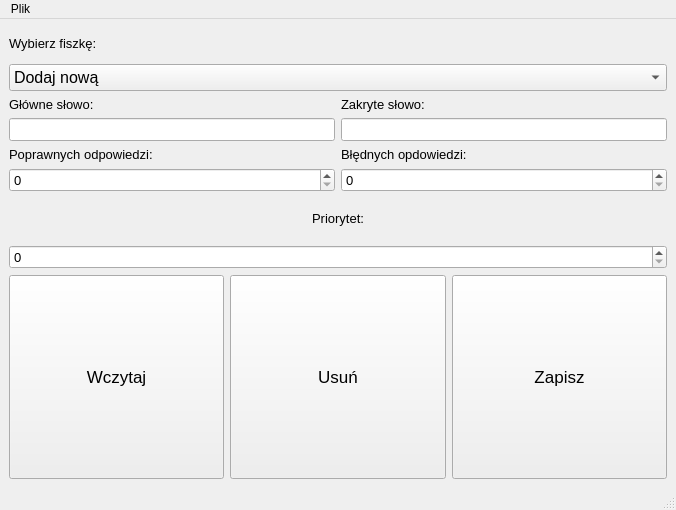
<?xml version="1.0" encoding="UTF-8"?>
<ui version="4.0">
 <class>MainWindow</class>
 <widget class="QMainWindow" name="MainWindow">
  <property name="geometry">
   <rect>
    <x>0</x>
    <y>0</y>
    <width>676</width>
    <height>510</height>
   </rect>
  </property>
  <property name="windowTitle">
   <string>Edycja Fiszek</string>
  </property>
  <widget class="QWidget" name="centralwidget">
   <property name="sizePolicy">
    <sizepolicy hsizetype="Preferred" vsizetype="Preferred">
     <horstretch>0</horstretch>
     <verstretch>0</verstretch>
    </sizepolicy>
   </property>
   <layout class="QVBoxLayout" name="verticalLayout" stretch="1,1,1,1,1,1,5">
    <item>
     <widget class="QLabel" name="label">
      <property name="maximumSize">
       <size>
        <width>16777215</width>
        <height>30</height>
       </size>
      </property>
      <property name="font">
       <font>
        <pointsize>10</pointsize>
       </font>
      </property>
      <property name="text">
       <string>Wybierz fiszkę:</string>
      </property>
     </widget>
    </item>
    <item>
     <widget class="QComboBox" name="cardListComboBox">
      <property name="font">
       <font>
        <pointsize>12</pointsize>
       </font>
      </property>
      <item>
       <property name="text">
        <string>Dodaj nową</string>
       </property>
      </item>
      <item>
       <property name="text">
        <string>Szkoła</string>
       </property>
      </item>
      <item>
       <property name="text">
        <string>Wyspa</string>
       </property>
      </item>
      <item>
       <property name="text">
        <string>Wiadro</string>
       </property>
      </item>
     </widget>
    </item>
    <item>
     <layout class="QHBoxLayout" name="horizontalLayout_3">
      <item>
       <layout class="QVBoxLayout" name="verticalLayout_4">
        <item>
         <widget class="QLabel" name="labelMain">
          <property name="maximumSize">
           <size>
            <width>16777215</width>
            <height>40</height>
           </size>
          </property>
          <property name="font">
           <font>
            <pointsize>10</pointsize>
           </font>
          </property>
          <property name="text">
           <string>Główne słowo:</string>
          </property>
         </widget>
        </item>
        <item>
         <widget class="QLineEdit" name="lineEditMain">
          <property name="font">
           <font>
            <pointsize>10</pointsize>
           </font>
          </property>
          <property name="text">
           <string/>
          </property>
         </widget>
        </item>
       </layout>
      </item>
      <item>
       <layout class="QVBoxLayout" name="verticalLayout_7">
        <item>
         <widget class="QLabel" name="labelSecondary">
          <property name="font">
           <font>
            <pointsize>10</pointsize>
           </font>
          </property>
          <property name="text">
           <string>Zakryte słowo:</string>
          </property>
         </widget>
        </item>
        <item>
         <widget class="QLineEdit" name="lineEditSecondary">
          <property name="font">
           <font>
            <pointsize>10</pointsize>
           </font>
          </property>
         </widget>
        </item>
       </layout>
      </item>
     </layout>
    </item>
    <item>
     <layout class="QHBoxLayout" name="horizontalLayout_4">
      <item>
       <layout class="QVBoxLayout" name="verticalLayout_3">
        <item>
         <widget class="QLabel" name="labelCorrect">
          <property name="font">
           <font>
            <pointsize>10</pointsize>
           </font>
          </property>
          <property name="text">
           <string>Poprawnych odpowiedzi:</string>
          </property>
         </widget>
        </item>
        <item>
         <widget class="QSpinBox" name="spinBoxCorrect">
          <property name="font">
           <font>
            <pointsize>10</pointsize>
           </font>
          </property>
         </widget>
        </item>
       </layout>
      </item>
      <item>
       <layout class="QVBoxLayout" name="verticalLayout_2">
        <item>
         <widget class="QLabel" name="label_incorrect">
          <property name="font">
           <font>
            <pointsize>10</pointsize>
           </font>
          </property>
          <property name="text">
           <string>Błędnych opdowiedzi:</string>
          </property>
         </widget>
        </item>
        <item>
         <widget class="QSpinBox" name="spinBoxIncorrect">
          <property name="font">
           <font>
            <pointsize>10</pointsize>
           </font>
          </property>
         </widget>
        </item>
       </layout>
      </item>
     </layout>
    </item>
    <item>
     <widget class="QLabel" name="labelPriority">
      <property name="font">
       <font>
        <pointsize>10</pointsize>
       </font>
      </property>
      <property name="text">
       <string>Priorytet:</string>
      </property>
      <property name="alignment">
       <set>Qt::AlignCenter</set>
      </property>
     </widget>
    </item>
    <item>
     <widget class="QSpinBox" name="spinBoxPriority">
      <property name="font">
       <font>
        <pointsize>10</pointsize>
       </font>
      </property>
     </widget>
    </item>
    <item>
     <layout class="QHBoxLayout" name="horizontalLayout_5">
      <item>
       <widget class="QPushButton" name="buttonLoad">
        <property name="sizePolicy">
         <sizepolicy hsizetype="Preferred" vsizetype="Preferred">
          <horstretch>0</horstretch>
          <verstretch>0</verstretch>
         </sizepolicy>
        </property>
        <property name="font">
         <font>
          <pointsize>13</pointsize>
         </font>
        </property>
        <property name="text">
         <string>Wczytaj</string>
        </property>
       </widget>
      </item>
      <item>
       <widget class="QPushButton" name="buttonRemove">
        <property name="sizePolicy">
         <sizepolicy hsizetype="Minimum" vsizetype="Preferred">
          <horstretch>0</horstretch>
          <verstretch>0</verstretch>
         </sizepolicy>
        </property>
        <property name="font">
         <font>
          <pointsize>13</pointsize>
         </font>
        </property>
        <property name="text">
         <string>Usuń</string>
        </property>
       </widget>
      </item>
      <item>
       <widget class="QPushButton" name="buttonSave">
        <property name="sizePolicy">
         <sizepolicy hsizetype="Preferred" vsizetype="Preferred">
          <horstretch>0</horstretch>
          <verstretch>0</verstretch>
         </sizepolicy>
        </property>
        <property name="font">
         <font>
          <pointsize>13</pointsize>
         </font>
        </property>
        <property name="text">
         <string>Zapisz</string>
        </property>
       </widget>
      </item>
     </layout>
    </item>
   </layout>
  </widget>
  <widget class="QMenuBar" name="menubar">
   <property name="geometry">
    <rect>
     <x>0</x>
     <y>0</y>
     <width>676</width>
     <height>26</height>
    </rect>
   </property>
   <widget class="QMenu" name="menuPlik">
    <property name="title">
     <string>Plik</string>
    </property>
    <addaction name="actionOtworz"/>
    <addaction name="actionZapisz"/>
    <addaction name="actionZamknij"/>
   </widget>
   <addaction name="menuPlik"/>
  </widget>
  <widget class="QStatusBar" name="statusbar"/>
  <action name="actionOtworz">
   <property name="text">
    <string>Otwórz</string>
   </property>
   <property name="shortcut">
    <string>Ctrl+O</string>
   </property>
  </action>
  <action name="actionZapisz">
   <property name="text">
    <string>Zapisz</string>
   </property>
   <property name="shortcut">
    <string>Ctrl+S</string>
   </property>
  </action>
  <action name="actionZamknij">
   <property name="text">
    <string>Zamknij</string>
   </property>
  </action>
 </widget>
 <resources/>
 <connections/>
</ui>
